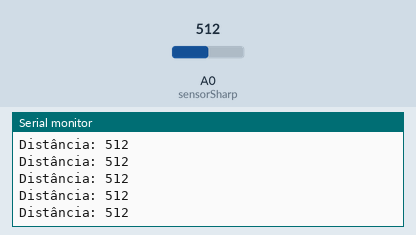
Bench run of a sketch on a simulated Arduino Uno, built with avr-gcc and run on an emulated ATmega328P. On the bench: the last lines printed to the serial monitor. The inputs (shaded band) are chosen by the test bench; at power-on: A0 (sensorSharp) = 512.

Above: at 1.2 s.
1.3 s: A0 (sensorSharp) set to 716
At 1.56 s:
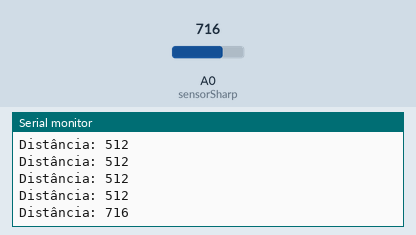
2.8 s: A0 (sensorSharp) set to 900
At 2.96 s:
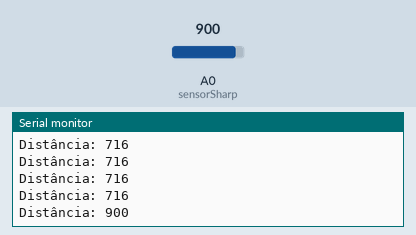
Timing chart, 0 to 5.8 s (numbered marks = the images above; inputs shaded):
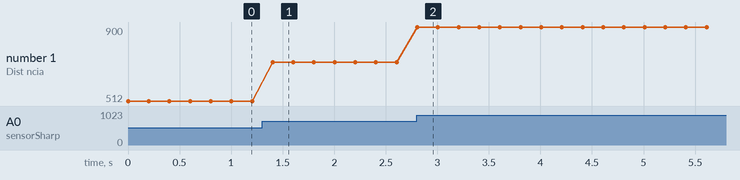

Measured:
- after the input at 1.3 s, the serial monitor: prints a new line after 0.10 s (image 1)
- after the input at 2.8 s, the serial monitor: prints a new line at once (image 2)
- plotted number 1: 512 → 716 after the input at 1.3 s, 716 → 900 after the input at 2.8 s

The sketch:

Single_SHARP-To_Read.ino
```cpp
#define sensorSharp A0
// Porta analógia do sensor


int valorSharp = 0;  // Variável que guardará o valor lido pela porta


void setup() {

  Serial.begin(9600); // Comunicação Serial

}

void loop() {

 valorSharp = analogRead(sensorSharp); //Valor da variável é igual ao valor lido pela porta analógica

  Serial.print("Distância: "); // Printa distância
 Serial.println(valorSharp); // Printa em frente de distância o valor lido pelo sensor

 delay(200); // Espera para começar a leitura novamente
}
```
